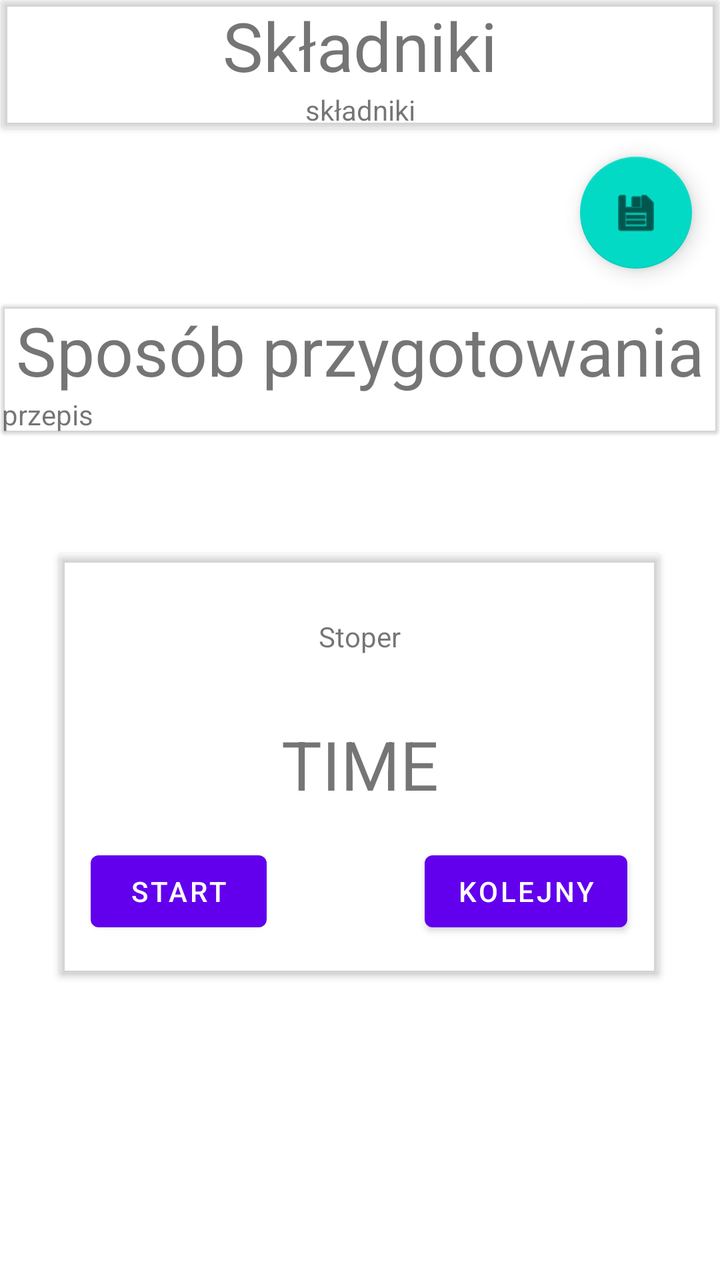
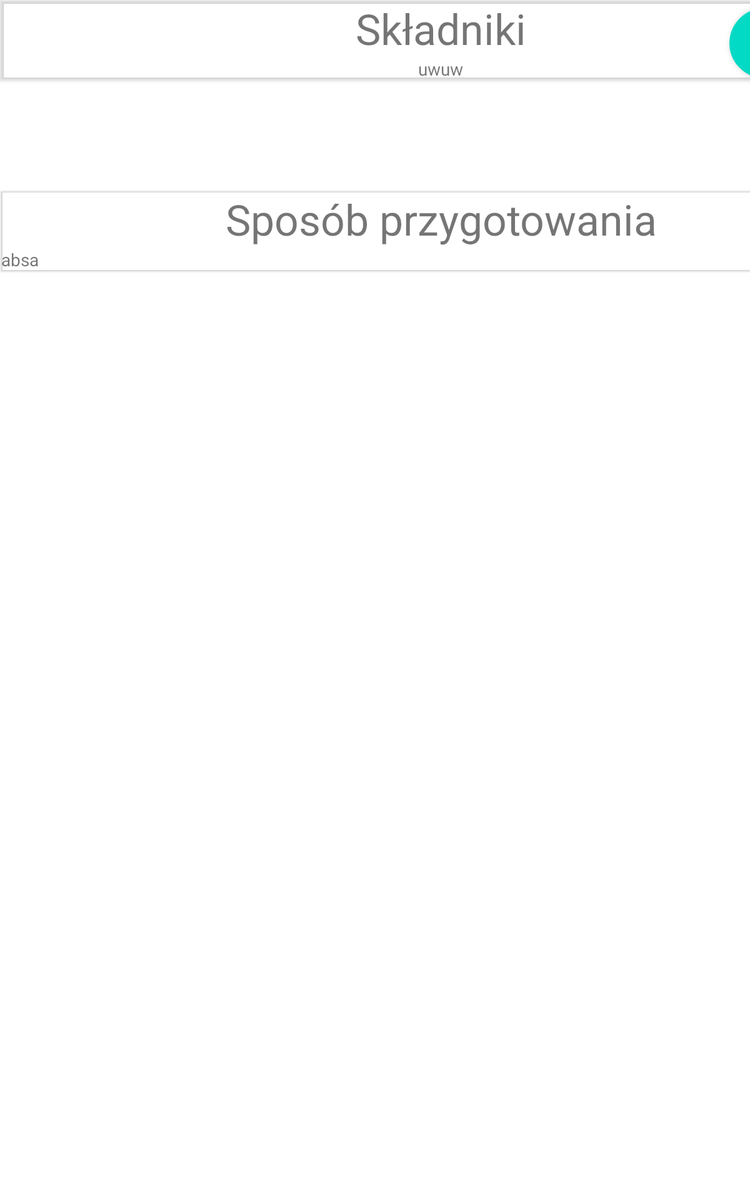

First picture: res/layout/ on a phone held upright. Second picture: the repository's own variant of that layout, on a device whose configuration matches the variant's folder. Source for both follows.
<!-- AndroidManifest.xml: application theme Theme.Kulinarex -->
<!-- res/layout/fragment_details.xml -->
<?xml version="1.0" encoding="utf-8"?>
<androidx.constraintlayout.widget.ConstraintLayout xmlns:android="http://schemas.android.com/apk/res/android"
    xmlns:app="http://schemas.android.com/apk/res-auto"
    xmlns:tools="http://schemas.android.com/tools"
    android:id="@+id/details"
    android:layout_width="match_parent"
    android:layout_height="match_parent"
    tools:context=".ui.main.DetailsFragment">


    <androidx.cardview.widget.CardView
        android:id="@+id/cardView3"
        android:layout_width="0dp"
        android:layout_height="wrap_content"
        android:layout_marginStart="1dp"
        android:layout_marginEnd="1dp"
        app:cardBackgroundColor="#12FFFFFF"
        app:layout_constraintEnd_toEndOf="parent"
        app:layout_constraintStart_toStartOf="parent"
        app:layout_constraintTop_toTopOf="parent">
        <LinearLayout
            android:layout_width="match_parent"
            android:layout_height="match_parent"
            android:orientation="vertical">

            <TextView
                android:id="@+id/textView4"
                android:layout_width="match_parent"
                android:layout_height="wrap_content"
                android:gravity="center"
                android:text="Składniki"
                android:textSize="34sp" />

            <TextView
                android:id="@+id/ingredients"
                android:layout_width="match_parent"
                android:layout_height="match_parent"
                android:gravity="center"
                android:text="składniki" />
        </LinearLayout>
    </androidx.cardview.widget.CardView>


    <androidx.cardview.widget.CardView
        android:id="@+id/cardView4"
        android:layout_width="0dp"
        android:layout_height="wrap_content"
        android:layout_marginStart="1dp"
        android:layout_marginTop="88dp"
        android:layout_marginEnd="1dp"
        app:cardBackgroundColor="#12FFFFFF"
        app:cardElevation="1dp"
        app:layout_constraintEnd_toEndOf="parent"
        app:layout_constraintHorizontal_bias="0.0"
        app:layout_constraintStart_toStartOf="parent"
        app:layout_constraintTop_toBottomOf="@+id/cardView3">

        <LinearLayout
            android:layout_width="match_parent"
            android:layout_height="match_parent"
            android:orientation="vertical">

            <TextView
                android:id="@+id/textView5"
                android:layout_width="match_parent"
                android:layout_height="wrap_content"
                android:gravity="center"
                android:text="Sposób przygotowania"
                android:textSize="34sp" />

            <TextView
                android:id="@+id/recipe"
                android:layout_width="match_parent"
                android:layout_height="match_parent"
                android:text="przepis" />
        </LinearLayout>
    </androidx.cardview.widget.CardView>

    <androidx.cardview.widget.CardView
        android:id="@+id/cardView5"
        android:layout_width="300dp"
        android:layout_height="210dp"
        android:layout_marginStart="1dp"
        android:layout_marginTop="60dp"
        android:layout_marginEnd="1dp"
        android:layout_marginBottom="60dp"
        app:cardBackgroundColor="#12FFFFFF"
        app:layout_constraintBottom_toBottomOf="parent"
        app:layout_constraintEnd_toEndOf="parent"
        app:layout_constraintHorizontal_bias="0.495"
        app:layout_constraintStart_toStartOf="parent"
        app:layout_constraintTop_toBottomOf="@+id/cardView4"
        app:layout_constraintVertical_bias="0.0">

        <androidx.constraintlayout.widget.ConstraintLayout
            android:layout_width="match_parent"
            android:layout_height="match_parent">

            <TextView
                android:id="@+id/time"
                android:layout_width="wrap_content"
                android:layout_height="wrap_content"
                android:gravity="center"
                android:text="TIME"
                android:textSize="34sp"
                app:layout_constraintBottom_toBottomOf="parent"
                app:layout_constraintEnd_toEndOf="parent"
                app:layout_constraintHorizontal_bias="0.502"
                app:layout_constraintStart_toStartOf="parent"
                app:layout_constraintTop_toTopOf="parent"
                app:layout_constraintVertical_bias="0.503" />

            <Button
                android:id="@+id/start_time"
                android:layout_width="wrap_content"
                android:layout_height="wrap_content"
                android:text="START"
                app:layout_constraintBottom_toBottomOf="parent"
                app:layout_constraintEnd_toStartOf="@+id/next_time"
                app:layout_constraintHorizontal_bias="0.166"
                app:layout_constraintStart_toStartOf="parent"
                app:layout_constraintTop_toBottomOf="@+id/time" />

            <Button
                android:id="@+id/next_time"
                android:layout_width="wrap_content"
                android:layout_height="wrap_content"
                android:layout_marginEnd="16dp"
                android:text="KOLEJNY"
                app:layout_constraintBottom_toBottomOf="parent"
                app:layout_constraintEnd_toEndOf="parent"
                app:layout_constraintTop_toBottomOf="@+id/time" />

            <TextView
                android:id="@+id/stoper"
                android:layout_width="wrap_content"
                android:layout_height="wrap_content"
                android:gravity="center"
                android:text="Stoper"
                app:layout_constraintBottom_toTopOf="@+id/time"
                app:layout_constraintEnd_toEndOf="parent"
                app:layout_constraintStart_toStartOf="parent"
                app:layout_constraintTop_toTopOf="parent" />
        </androidx.constraintlayout.widget.ConstraintLayout>

    </androidx.cardview.widget.CardView>

    <com.google.android.material.floatingactionbutton.FloatingActionButton
        android:id="@+id/floatingActionButton"
        android:layout_width="wrap_content"
        android:layout_height="wrap_content"
        android:src="@android:drawable/ic_menu_save"
        app:layout_constraintBottom_toBottomOf="parent"
        app:layout_constraintEnd_toEndOf="parent"
        app:layout_constraintHorizontal_bias="0.954"
        app:layout_constraintStart_toStartOf="parent"
        app:layout_constraintTop_toBottomOf="@+id/cardView3"
        app:layout_constraintVertical_bias="0.027" />

</androidx.constraintlayout.widget.ConstraintLayout>
<!-- resources referenced by this layout -->
<resources>
  <style name="Theme.Kulinarex" parent="Theme.MaterialComponents.DayNight.NoActionBar">
          
          <item name="colorPrimary">@color/purple_500</item>
          <item name="colorOnPrimary">@color/white</item>
          
          <item name="colorSecondary">@color/teal_200</item>
          <item name="colorSecondaryVariant">@color/teal_700</item>
          <item name="colorOnSecondary">@color/black</item>
          
          <item name="android:statusBarColor">?attr/colorPrimaryVariant</item>
          
      </style>
  <color name="purple_500">#FF6200EE</color>
  <color name="white">#FFFFFFFF</color>
  <color name="teal_200">#FF03DAC5</color>
  <color name="teal_700">#FF018786</color>
  <color name="black">#FF000000</color>
</resources>
<!-- res/layout-large/fragment_details.xml (the repository's variant of the layout above) -->
<!-- drawn on a 7-inch tablet held upright -->
<?xml version="1.0" encoding="utf-8"?>
<LinearLayout
    xmlns:android="http://schemas.android.com/apk/res/android"
    xmlns:app="http://schemas.android.com/apk/res-auto"
    xmlns:tools="http://schemas.android.com/tools"
    android:id="@+id/details"
    android:layout_width="match_parent"
    android:layout_height="match_parent"
    android:orientation="horizontal">

    <androidx.constraintlayout.widget.ConstraintLayout


        android:layout_width="705dp"
        android:layout_height="match_parent"
        tools:context=".ui.main.DetailsFragment">


        <androidx.cardview.widget.CardView
            android:id="@+id/cardView3"
            android:layout_width="0dp"
            android:layout_height="wrap_content"
            android:layout_marginStart="1dp"
            android:layout_marginEnd="1dp"
            app:cardBackgroundColor="#12FFFFFF"
            app:layout_constraintEnd_toEndOf="parent"
            app:layout_constraintStart_toStartOf="parent"
            app:layout_constraintTop_toTopOf="parent">

            <androidx.constraintlayout.widget.ConstraintLayout
                android:id="@+id/linearLayout"
                android:layout_width="match_parent"
                android:layout_height="match_parent">

                <TextView
                    android:id="@+id/textView4"
                    android:layout_width="0dp"
                    android:layout_height="wrap_content"
                    android:gravity="center"
                    android:text="Składniki"
                    android:textSize="34sp"
                    app:layout_constraintBottom_toTopOf="@+id/ingredients"
                    app:layout_constraintEnd_toEndOf="parent"
                    app:layout_constraintStart_toStartOf="parent"
                    app:layout_constraintTop_toTopOf="parent"
                    app:layout_constraintVertical_chainStyle="packed" />

                <TextView
                    android:id="@+id/ingredients"
                    android:layout_width="0dp"
                    android:layout_height="wrap_content"
                    android:gravity="center"
                    android:text="uwuw"
                    app:layout_constraintBottom_toBottomOf="parent"
                    app:layout_constraintEnd_toEndOf="parent"
                    app:layout_constraintStart_toStartOf="parent"
                    app:layout_constraintTop_toBottomOf="@+id/textView4" />

                <com.google.android.material.floatingactionbutton.FloatingActionButton
                    android:id="@+id/floatingActionButton"
                    android:layout_width="wrap_content"
                    android:layout_height="wrap_content"
                    android:src="@android:drawable/ic_menu_save"
                    app:layout_constraintBottom_toBottomOf="parent"
                    app:layout_constraintEnd_toEndOf="parent"
                    app:layout_constraintHorizontal_bias="0.9"
                    app:layout_constraintStart_toStartOf="parent"
                    app:layout_constraintTop_toTopOf="parent"
                    app:layout_constraintVertical_bias="0.75" />
            </androidx.constraintlayout.widget.ConstraintLayout>
        </androidx.cardview.widget.CardView>


        <androidx.cardview.widget.CardView
            android:id="@+id/cardView4"
            android:layout_width="0dp"
            android:layout_height="wrap_content"
            android:layout_marginStart="1dp"
            android:layout_marginTop="88dp"
            android:layout_marginEnd="1dp"
            app:cardBackgroundColor="#12FFFFFF"
            app:cardElevation="1dp"
            app:layout_constraintEnd_toEndOf="parent"
            app:layout_constraintHorizontal_bias="0.0"
            app:layout_constraintStart_toStartOf="parent"
            app:layout_constraintTop_toBottomOf="@+id/cardView3">

            <LinearLayout
                android:layout_width="match_parent"
                android:layout_height="match_parent"
                android:orientation="vertical">

                <TextView
                    android:id="@+id/textView5"
                    android:layout_width="match_parent"
                    android:layout_height="wrap_content"
                    android:gravity="center"
                    android:text="Sposób przygotowania"
                    android:textSize="34sp" />

                <TextView
                    android:id="@+id/recipe"
                    android:layout_width="match_parent"
                    android:layout_height="match_parent"
                    android:text="absa" />
            </LinearLayout>
        </androidx.cardview.widget.CardView>


    </androidx.constraintlayout.widget.ConstraintLayout>

    <androidx.constraintlayout.widget.ConstraintLayout
        android:layout_width="match_parent"
        android:layout_height="match_parent">

        <androidx.cardview.widget.CardView
            android:id="@+id/cardView5"
            android:layout_width="300dp"
            android:layout_height="210dp"
            app:cardBackgroundColor="#12FFFFFF"
            app:layout_constraintBottom_toBottomOf="parent"
            app:layout_constraintEnd_toEndOf="parent"
            app:layout_constraintStart_toStartOf="parent"
            app:layout_constraintTop_toTopOf="parent">

            <androidx.constraintlayout.widget.ConstraintLayout
                android:layout_width="match_parent"
                android:layout_height="match_parent">

                <TextView
                    android:id="@+id/time"
                    android:layout_width="wrap_content"
                    android:layout_height="wrap_content"
                    android:gravity="center"
                    android:text="TIME"
                    android:textSize="34sp"
                    app:layout_constraintBottom_toBottomOf="parent"
                    app:layout_constraintEnd_toEndOf="parent"
                    app:layout_constraintHorizontal_bias="0.502"
                    app:layout_constraintStart_toStartOf="parent"
                    app:layout_constraintTop_toTopOf="parent"
                    app:layout_constraintVertical_bias="0.503" />

                <Button
                    android:id="@+id/start_time"
                    android:layout_width="wrap_content"
                    android:layout_height="wrap_content"
                    android:text="START"
                    app:layout_constraintBottom_toBottomOf="parent"
                    app:layout_constraintEnd_toStartOf="@+id/next_time"
                    app:layout_constraintHorizontal_bias="0.166"
                    app:layout_constraintStart_toStartOf="parent"
                    app:layout_constraintTop_toBottomOf="@+id/time" />

                <Button
                    android:id="@+id/next_time"
                    android:layout_width="wrap_content"
                    android:layout_height="wrap_content"
                    android:layout_marginEnd="16dp"
                    android:text="KOLEJNY"
                    app:layout_constraintBottom_toBottomOf="parent"
                    app:layout_constraintEnd_toEndOf="parent"
                    app:layout_constraintTop_toBottomOf="@+id/time" />

                <TextView
                    android:id="@+id/stoper"
                    android:layout_width="wrap_content"
                    android:layout_height="wrap_content"
                    android:gravity="center"
                    android:text="Stoper"
                    app:layout_constraintBottom_toTopOf="@+id/time"
                    app:layout_constraintEnd_toEndOf="parent"
                    app:layout_constraintStart_toStartOf="parent"
                    app:layout_constraintTop_toTopOf="parent" />
            </androidx.constraintlayout.widget.ConstraintLayout>
        </androidx.cardview.widget.CardView>
    </androidx.constraintlayout.widget.ConstraintLayout>

</LinearLayout>
